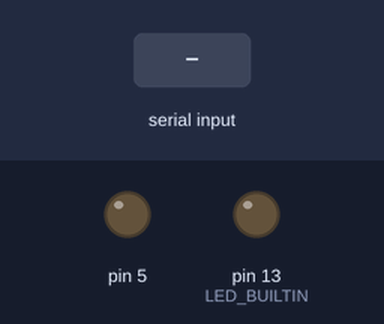
The sketch below on a simulated Arduino Uno, built with avr-gcc and run on an emulated ATmega328P. On the bench: output pins drawn as LEDs (lit = HIGH). Inputs (shaded band) come from the test bench.

Above: at 1.2 s.
1.3 s: "1" received over Serial
At 1.9 s:
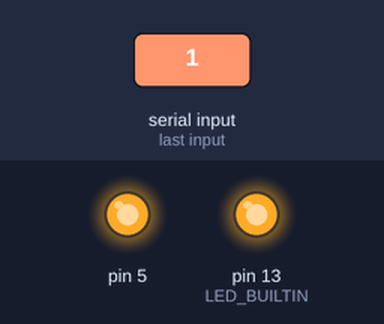
2.8 s: "0" received over Serial
At 4.2 s:
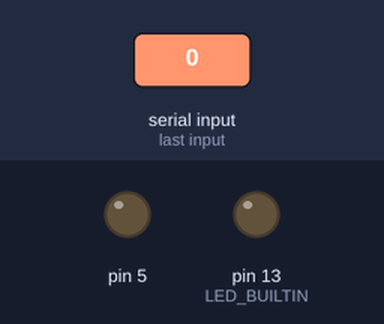
Timing chart, 0 to 5.8 s (numbered marks = the images above; inputs shaded):
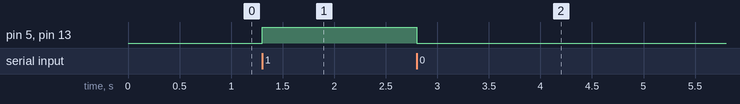

Measured:
- after the input at 1.3 s, pin 5, pin 13 (LED_BUILTIN): LOW → HIGH at once
- after the input at 2.8 s, pin 5, pin 13 (LED_BUILTIN): HIGH → LOW at once

The sketch:

Arduino_Bluetooth_Light.ino
```cpp
char a ='0';
void setup() {
  Serial.begin(9600);
  pinMode(LED_BUILTIN,OUTPUT);
  pinMode(5,OUTPUT);
}
void loop() {
if(Serial.available() == 1){
  a = Serial.read();
}
if(a == '1'){
digitalWrite(LED_BUILTIN,HIGH);
digitalWrite(5,HIGH);
}
if(a == '0'){
digitalWrite(LED_BUILTIN,LOW);
digitalWrite(5,LOW);
}
}
```
